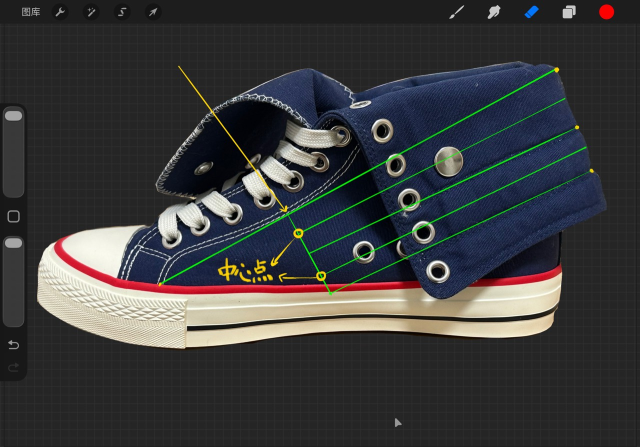
#> input picture onward-pattern/pattern-engineering/references/06-design-midlines.jpg, 1280 x 894 px, found by its file name (shown at 1/2 size)
$ python check_clasp_geometry.py
#> lines starting #> are read from the running program, lines starting #| are printed output that depends on the picture; after the words box and inside, x2 and y2 are one past the last pixel; in counts of white or black regions, pixels touching at a corner belong together
"""Extract this user's drawn clasp construction from immutable reference pixels.

Pillow/NumPy/SciPy only. No inference of physical millimetres from a screenshot.
Run from repository root: python3 scripts/pattern/check_clasp_geometry.py
"""
from pathlib import Path
import json, math, hashlib
import numpy as np
from PIL import Image
from scipy import ndimage
from scipy.spatial import ConvexHull
from scipy.optimize import least_squares

ROOT=Path(__file__).resolve().parents[2]
REF=ROOT/'public/pattern-engineering/references'
OUT=ROOT/'public/pattern-engineering/data/clasp-design.json'
PHI=(1+math.sqrt(5))/2

def image(name):
 return np.asarray(Image.open(REF/name).convert('RGB')).astype(float)

# [8 lines left out: function rounded, not called in this run]

def fit_circle(mask):
 y,x=np.where(mask);pts=np.c_[x,y];hull=pts[ConvexHull(pts).vertices]
 def residual(p):return np.hypot(hull[:,0]-p[0],hull[:,1]-p[1])-p[2]
 fit=least_squares(residual,[x.mean(),y.mean(),24]);cx,cy,r=fit.x
 return {'center':[cx,cy],'radiusPx':r,'hullCircleRmsPx':np.sqrt(np.mean(fit.fun**2)),
         'bluePixelCount':len(pts),'method':'Blue interior convex hull least-squares circle; guide-line occlusion retained as missing data',
         'pixelOutlineUncertaintyPx':1.5}

# [12 lines left out: function oriented_rectangle, not called in this run]

def fit_lines(mask):
 y,x=np.where(mask);pts=np.c_[x,y].astype(float);remaining=pts.copy();lines=[]
 for index in range(5):
  best=None
  for slope in np.arange(-.62,-.38,.0005):
   b=remaining[:,1]-slope*remaining[:,0];bins=np.bincount(np.round(b).astype(int),minlength=1600)
   bins=np.convolve(bins,np.ones(3),'same');at=np.argmax(bins)
   if best is None or bins[at]>best[0]:best=(bins[at],slope,float(at))
  _,m,b=best
  for _ in range(3):
   residual=(remaining[:,1]-m*remaining[:,0]-b)/np.sqrt(1+m*m);q=remaining[np.abs(residual)<1.7]
   m,b=np.polyfit(q[:,0],q[:,1],1)
  residual=(q[:,1]-m*q[:,0]-b)/np.sqrt(1+m*m)
  lines.append({'slope':m,'intercept':b,'angleDeg':np.degrees(np.arctan(m)),
                'rmsPx':np.sqrt(np.mean(residual**2)),'supportPixels':len(q),
                'supportX':[q[:,0].min(),q[:,0].max()]})
  remaining=remaining[np.abs((remaining[:,1]-m*remaining[:,0]-b)/np.sqrt(1+m*m))>3]
 lines.sort(key=lambda line:line['intercept'])
 for line,name in zip(lines,['topConnection','upperStrapGuide','firstCuffSeamExtension','lowerStrapGuide','secondCuffSeamExtension']):line['id']=name
 sub=pts[(pts[:,0]>565)&(pts[:,0]<675)&(pts[:,1]>420)&(pts[:,1]<600)];best=None
 for m in np.arange(1.5,2.2,.0005):
  offsets=sub[:,1]-m*sub[:,0];bins=np.bincount(np.round(offsets+1200).astype(int),minlength=2000);bins=np.convolve(bins,np.ones(3),'same');at=bins.argmax()
  if best is None or bins[at]>best[0]:best=(bins[at],m,float(at-1200))
 _,m,b=best
 for _ in range(3):
  q=sub[np.abs((sub[:,1]-m*sub[:,0]-b)/np.sqrt(1+m*m))<1.3];m,b=np.polyfit(q[:,0],q[:,1],1)
 residual=(q[:,1]-m*q[:,0]-b)/np.sqrt(1+m*m)
 boundary={'id':'bodyAttachmentBoundary','slope':m,'intercept':b,'angleDeg':np.degrees(np.arctan(m)),
           'rmsPx':np.sqrt(np.mean(residual**2)),'supportPixels':len(q),'supportY':[q[:,1].min(),q[:,1].max()]}
 return lines,boundary

def intersection(a,b):
 x=(b['intercept']-a['intercept'])/(a['slope']-b['slope']);return np.array([x,a['slope']*x+a['intercept']])

def line_dist(line,p):return abs(p[1]-line['slope']*p[0]-line['intercept'])/np.sqrt(1+line['slope']**2)

# [57 lines left out: functions golden_arcs, fit_template, not called in this run]

def main():
 a=image('06-design-midlines.jpg');r,g,b=a.transpose(2,0,1);yy,xx=np.indices(r.shape)
#> after `r, g, b = a.transpose(2, 0, 1)`:
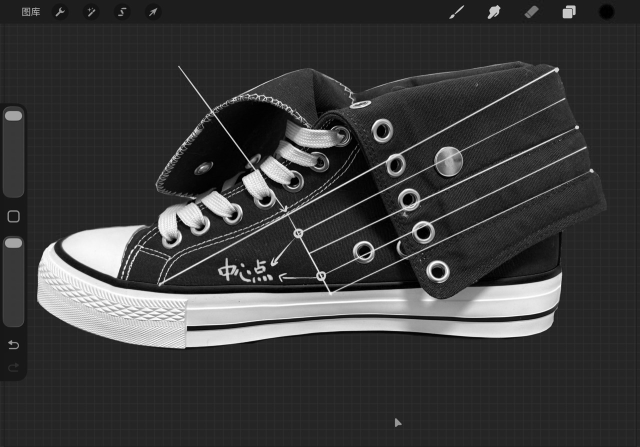
#> g: shape (894, 1280) float64 (shown at 1/2 size); min 0, max 255, mean 59
#> after `r, g, b = a.transpose(2, 0, 1)`:
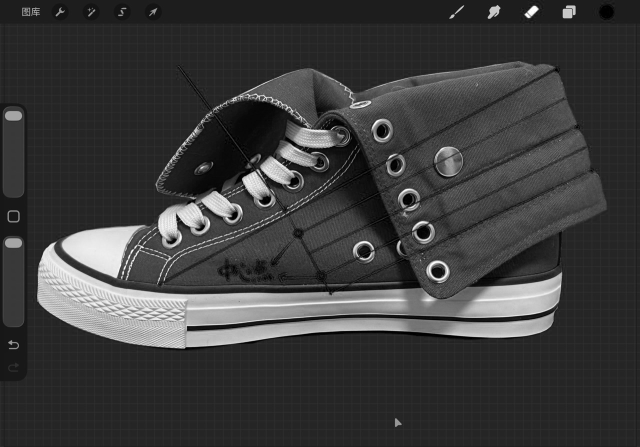
#> b: shape (894, 1280) float64 (shown at 1/2 size); min 0, max 255, mean 60.3
 green=(g>130)&(g-r>70)&(g-b>50)&(xx>280)&(xx<1200)&(yy>100)&(yy<650)
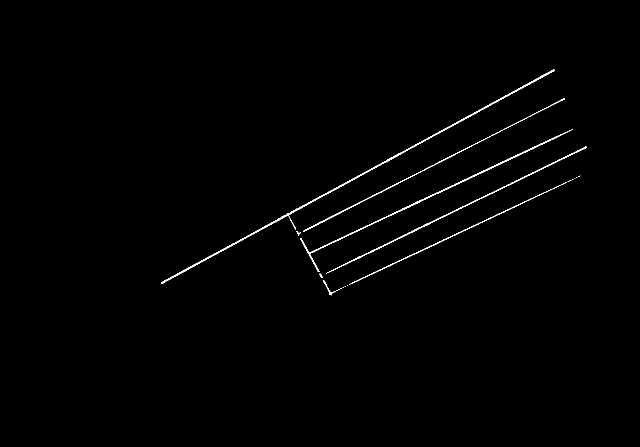
#> green: shape (894, 1280) bool (shown at 1/2 size); 0.74% white in thin lines or dots, all inside (x1, y1, x2, y2) = (322, 139, 1173, 591)
 lines,boundary=fit_lines(green)
#> in fit_lines, `y, x = np.where(mask)`: y = 8412 values from 139 to 590; x = 8412 values, max 1172 at index 1511, min 322 at index 8250, mean 815
#> in fit_lines, `pts = np.c_[x, y].astype(float)`: pts = 8412 pairs, first value 322 to 1172, second value 139 to 590
#> in fit_lines, `remaining = pts.copy()`: remaining has the same summary as pts
#> after the loop in fit_lines, `for index in range(5):`: lines = 5 items; remaining = 347 pairs, first value 577 to 663, second value 432 to 590
#> the loop in fit_lines, `for line,name in zip(lines,['topConnection','upperStrapGuide','firstCu..` made 5 passes
#> name on passes 1 to 5: 'topConnection', 'upperStrapGuide', 'firstCuffSeamExtension', 'lowerStrapGuide', 'secondCuffSeamExtension'
#> in fit_lines, `sub = pts[(pts[:, 0] > 565) & (pts[:, 0] < 675) & (pts[:, 1] > 420) & `: sub = 976 pairs, first value 566 to 674, second value 421 to 590
#> the loop in fit_lines, `for m in np.arange(1.5,2.2,.0005):` made 1401 passes
#> (m, at, best) on pass 1: (1.5, 781, (75, 1.5, -419))
#> (at, best) on passes 111, 127, 137, 150, 162, 169: (748, (76, 1.55, -452)), (743, (77, 1.56, -457)), (740, (79, 1.57, -460)), (736, (81, 1.57, -464)), (732, (82, 1.58, -468)), (730, (83, 1.58, -470))
#> after the loop in fit_lines, `for m in np.arange(1.5,2.2,.0005):`: best = (237, 1.84, -628)
#> in fit_lines, `_,m,b=best`: m = 1.84; b = -628
#> the loop in fit_lines, `for _ in range(3):` made 3 passes
#> b on passes 1 to 3: -630.2, -630.7, -630.7
#> in fit_lines, `residual=(q[:,1]-m*q[:,0]-b)/np.sqrt(1+m*m)`: residual = 396 values, max 1.3 at index 263, min -1.29 at index 200, mean -5.64e-14
#> in fit_lines, `boundary={'id':'bodyAttachmentBoundary','slope':m,'intercept':b,'angle..`: boundary = {'id': 'bodyAttachmentBoundary', 'slope': 1.84, 'intercept': -630.7, 'angleDeg': 61.5, 'rmsPx': 0.713, 'supportPixels': 396, 'supportY': [426, 590]}
#> lines = 5 items
 a=image('11-design-centers.jpg');r,g,b=a.transpose(2,0,1)
#> call 2 of image, with name = '11-design-centers.jpg'
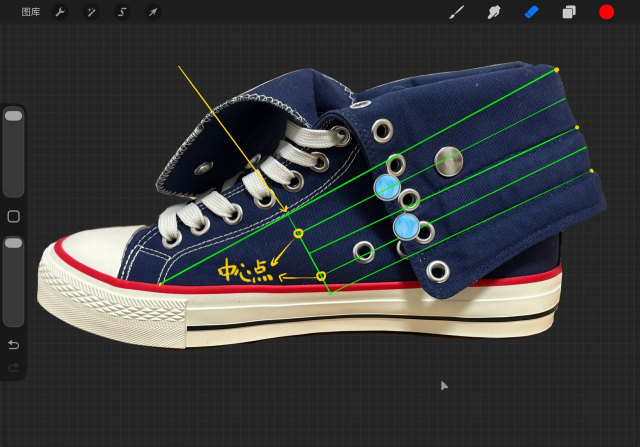
#> input picture onward-pattern/pattern-engineering/references/11-design-centers.jpg, 1280 x 894 px, found by its file name (shown at 1/2 size)
 blue=(b>140)&(g>100)&(r<140)&(b-r>60)&(xx>700)&(xx<900)
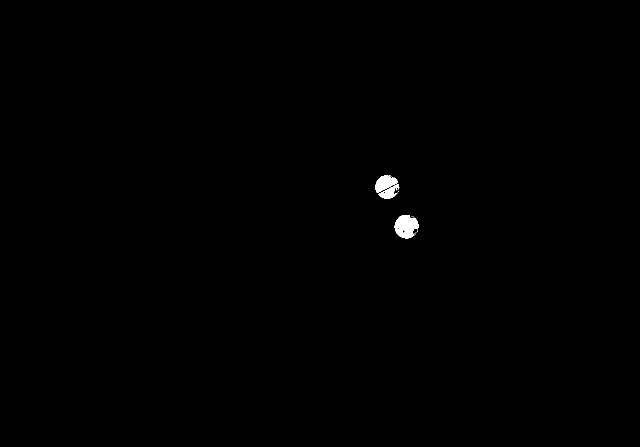
#> blue: shape (894, 1280) bool (shown at 1/2 size); 0.28% white; 10 white regions (7 under 20 px), largest, box (x1, y1, x2, y2) and area: (789, 430, 837, 477) 1620, (751, 350, 796, 386) 942, (756, 368, 799, 397) 577
 circles=[fit_circle(blue&(yy>lo)&(yy<hi)) for lo,hi in [(330,410),(420,490)]]
#> in fit_circle, `y, x = np.where(mask)`: y = 1524 values from 350 to 396; x = 1524 values, max 798 at index 850, min 751 at index 600, mean 773
#> in fit_circle, `y, x = np.where(mask)`:
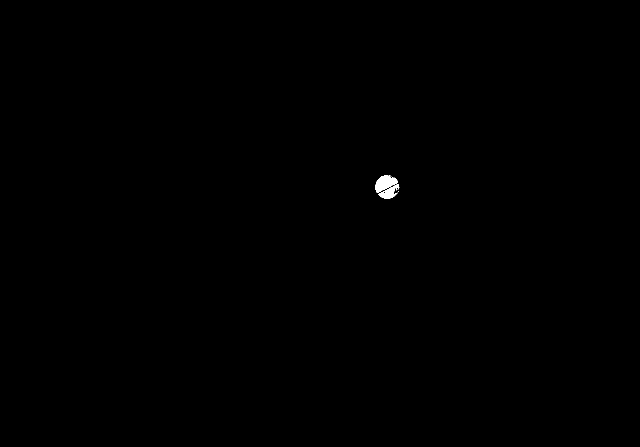
#> mask: shape (894, 1280) bool (shown at 1/2 size); 0.13% white; 5 white regions (3 under 20 px), largest, box (x1, y1, x2, y2) and area: (751, 350, 796, 386) 942, (756, 368, 799, 397) 577
#> in fit_circle, `pts = np.c_[x, y]`: pts = 1524 pairs, first value 751 to 798, second value 350 to 396
#> in fit_circle, `hull = pts[ConvexHull(pts).vertices]`: hull = 26 pairs, first value 751 to 798, second value 350 to 396
#> in fit_circle, `fit = least_squares(residual, [x.mean(), y.mean(), 24])`: fit = 12 items
#> in fit_circle, `cx, cy, r = fit.x`: cx = 774.1; cy = 373.3; r = 23.54
#> in fit_circle (call 2), `y, x = np.where(mask)`: y = 1628 values from 430 to 476; x = 1628 values, max 836 at index 659, min 789 at index 754, mean 811.6
#> in fit_circle (call 2), `y, x = np.where(mask)`:
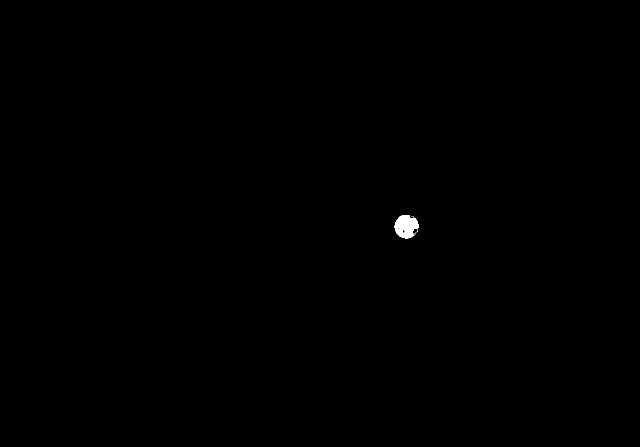
#> mask: shape (894, 1280) bool (shown at 1/2 size); 0.14% white; 5 white regions (4 under 20 px), largest, box (x1, y1, x2, y2) and area: (789, 430, 837, 477) 1620
#> in fit_circle (call 2), `pts = np.c_[x, y]`: pts = 1628 pairs, first value 789 to 836, second value 430 to 476
#> in fit_circle (call 2), `hull = pts[ConvexHull(pts).vertices]`: hull = 29 pairs, first value 789 to 836, second value 430 to 476
#> in fit_circle (call 2), `cx, cy, r = fit.x`: cx = 812.6; cy = 452.4; r = 23.67
#> circles = 2 items
 a=image('12-design-final-straps.jpg');r,g,b=a.transpose(2,0,1)
 white=(r>230)&(g>230)&(b>230)&(xx>550)&(xx<1030)&(yy>250)&(yy<570)
 lab,_=ndimage.label(white);areas=np.bincount(lab.ravel());parts=[]
 for ident in np.flatnonzero(areas>1000):
  if ident==0:continue
  y,x=np.where(lab==ident);parts.append((np.c_[x,y],float(np.mean(y+.5*x))))
 strips=[oriented_rectangle(np.concatenate([p for p,k in parts if (k<810)==upper])) for upper in [True,False]]
 observed=[]
 for i,(circle,strip) in enumerate(zip(circles,strips),1):
  c=np.array(circle['center']);observed.append({'id':f'clasp-{i}','centerPhoto':c,'radiusPhotoPx':circle['radiusPx'],
    'circleFit':circle,'bodyFixedEndPhoto':strip['bodyEnd'],'cuffFixedEndPhoto':strip['cuffEnd'],
    'strip':strip,'circleToStripMidpointErrorPx':np.linalg.norm(c-strip['midpoint']),
    'bodyBoundaryDistancePx':line_dist(boundary,strip['bodyEnd']),
    'physical':{'snapAppearanceDiameterMm':12,'puWidthMm':None,'overlapMm':None,'bodySeamAllowanceMm':None,'cuffSeamAllowanceMm':None,'maleInstallCenterPatternMm':None,'femaleInstallCenterPatternMm':None,
      'status':'Photo observation only; 12 mm is a preset appearance diameter, not a global screenshot scale or PU width.'}})
 common_angle=np.mean([np.arctan(lines[k]['slope']) for k in [1,3]])
 e=np.array([np.cos(common_angle),np.sin(common_angle)]);m=np.tan(common_angle);strict=[]
 for item in observed:
  c=item['centerPhoto'];guide={'slope':m,'intercept':c[1]-m*c[0]};A=intersection(guide,boundary);B=2*c-A
  strict.append({'id':item['id'],'centerPhoto':c,'bodyFixedEndPhoto':A,'cuffFixedEndPhoto':B,
                 'axisUnit':e,'angleDeg':np.degrees(common_angle),
                 'observedBodyEndShiftPx':np.linalg.norm(A-item['bodyFixedEndPhoto']),
                 'observedCuffEndShiftPx':np.linalg.norm(B-item['cuffFixedEndPhoto'])})
 templates=[fit_template('07-design-spiral-first.jpg',boundary,lines,False),fit_template('09-design-spiral-mirror.jpg',boundary,lines,True)]
 for template,clasp in zip(templates,observed):
  c=clasp['centerPhoto'];template['observedCenterToFourthEndPx']=np.linalg.norm(c-template['fourthArcEndPhoto'])
  template['observedCenterToFifthCircleCenterPx']=np.linalg.norm(c-template['fifthArcFullCircleCenterPhoto'])
  template['fifthCircleToObservedDiameterRatio']=template['fifthArcFullCircleDiameterPx']/(2*clasp['radiusPhotoPx'])
 result={'schemaVersion':1,'units':'photo-px','photoSize':[1280,894],'photoReference':'03-shoe-side-original.jpg',
  'sourceFiles':{f.name:hashlib.sha256(f.read_bytes()).hexdigest() for f in REF.glob('*.jpg') if f.name.startswith(('03-','04-','05-','06-','07-','08-','09-','10-','11-','12-'))},
  'defaultLayout':'observed','frame':{'lines':lines,'bodyBoundary':boundary,
    'tangentIntersection':intersection(lines[0],boundary),'toeConnectionPoint':[319,569],
    'toeConnectionPointMethod':'Digitized user-painted toe-side endpoint, uncertainty approximately 3 photo pixels; not a factory datum','boundaryIntersections':{l['id']:intersection(l,boundary) for l in lines},
    'semanticRoles':{'topConnection':'Connects body toe-side region and cuff upper-right; yellow tangent annotation is a graphical construction, not a measured curvature constraint.',
      'firstCuffSeamExtension':'First original cuff seam extended toward the body boundary','secondCuffSeamExtension':'Second original cuff seam extended toward body boundary'}},
  'observed':{'clasps':observed,'axisDifferenceDeg':abs(strips[0]['angleDeg']-strips[1]['angleDeg'])},
  'constraintCandidate':{'userConfirmed':False,'enabledByDefault':False,'purpose':'Optional test of the written parallel-axis / exact midpoint rules; not a replacement of user observed design','clasps':strict},
  'golden':{'phi':PHI,'kind':'Recursive golden-rectangle quarter-circle construction; not an exact logarithmic spiral',
    'templates':templates,'numberingIssue':'Confirmed by the user: use the photographed blue button center, meaning the center of the complete circle supporting arc 5. It is not the endpoint of arc 4. Measured blue centers remain the placement authority despite the fitted-template residual.',
    'centerDefinition':{'userConfirmed':True,'confirmedDefinition':'fifth-arc-supporting-circle-center','defaultCenterSource':'observed-blue-circle',
      'confirmation':'以图中蓝色扣心为准，即第五段完整圆的圆心','confirmationDate':'2026-10-28',
      'note':'The confirmation resolves the geometric meaning, not the remaining hand-drawing and template-fit errors. No observed blue center is moved to enforce ideal geometry.'},
    'physicalScaleIssue':'No global millimetres-per-pixel is inferred. The source cloth and hardware are not a calibrated fronto-parallel plane.'},
  'manufacturing':{'physicalInputRequired':['puWidthMm','overlapMm','bodySeamAllowanceMm','cuffSeamAllowanceMm'],
    'snapMaleFemaleCenters':'Two contacts at an overlap may map to different original cloth points; each needs its own surface identity. A single visible pixel does not establish both.',
    'cutLengthRule':'bodyPiece = measured body-end-to-snap surface arc + overlap/2 + body sew allowance; cuffPiece = cuff arc + overlap/2 + cuff sew allowance. Symmetric overlap is a named assumption, not supplied manufacturing fact.'},
  'warnings':['All extracted values are screenshot pixels with anti-aliasing/hand-drawing uncertainty, not factory dimensions.',
    'Source drawn PU axes are not exactly parallel and blue button centers are not exactly the fitted full-strip midpoints. Default preserves the observed artwork.',
    'Green construction lines are not a strict orthogonal rectangle; simultaneous three-edge coincidence has finite residual.',
    'Only the final assembled 3D surface/triangle identity can supply reversible pattern-mm mapping; photo coordinates alone are not a paper pattern.']}
 OUT.parent.mkdir(parents=True,exist_ok=True);OUT.write_text(json.dumps(rounded(result),ensure_ascii=False,indent=2)+'\n')
 assert result['observed']['axisDifferenceDeg']>3 and result['observed']['axisDifferenceDeg']<4
 assert all(c['circleFit']['hullCircleRmsPx']<.5 for c in observed)
 assert all(c['physical']['puWidthMm'] is None for c in observed)
 assert all(np.linalg.norm(np.array(c['centerPhoto'])-(np.array(c['bodyFixedEndPhoto'])+np.array(c['cuffFixedEndPhoto']))/2)<1e-8 for c in strict)
 print('WROTE',OUT)
 print(json.dumps(rounded({'centers':[c['centerPhoto'] for c in observed], 'axisDifferenceDeg':result['observed']['axisDifferenceDeg'],
  'midpointErrorPx':[c['circleToStripMidpointErrorPx'] for c in observed],
  'goldenFrameAspect':[t['observedAspect'] for t in templates],
  'fourthEndVsBlueCenterPx':[t['observedCenterToFourthEndPx'] for t in templates],
  'fifthCircleCenterVsBlueCenterPx':[t['observedCenterToFifthCircleCenterPx'] for t in templates]}),indent=2))

#> (the run stopped early here; a loop or call above may not have finished)
